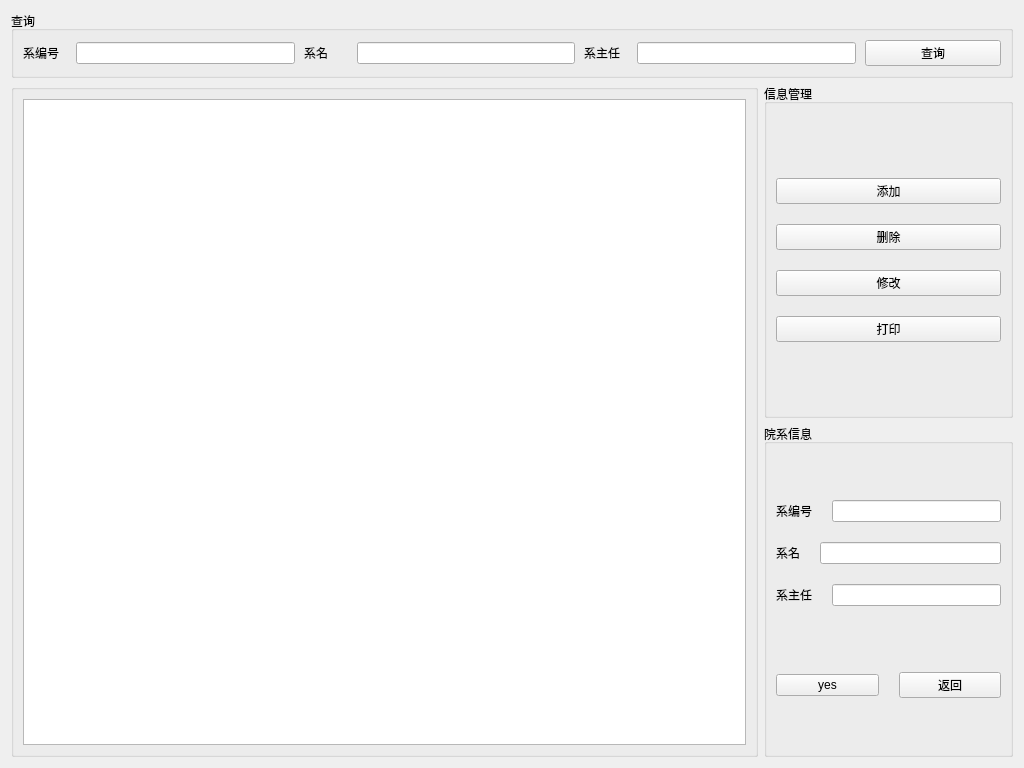
<?xml version="1.0" encoding="UTF-8"?>
<ui version="4.0">
 <class>ManagementDepartment</class>
 <widget class="QWidget" name="ManagementDepartment">
  <property name="geometry">
   <rect>
    <x>0</x>
    <y>0</y>
    <width>1024</width>
    <height>768</height>
   </rect>
  </property>
  <property name="windowTitle">
   <string>Form</string>
  </property>
  <layout class="QVBoxLayout" name="verticalLayout_5">
   <item>
    <widget class="QGroupBox" name="groupBox_search">
     <property name="title">
      <string>查询</string>
     </property>
     <layout class="QHBoxLayout" name="horizontalLayout_4" stretch="12,12,12,6">
      <property name="spacing">
       <number>9</number>
      </property>
      <item>
       <layout class="QHBoxLayout" name="horizontalLayout" stretch="2,10">
        <item>
         <widget class="QLabel" name="label_search_dno">
          <property name="text">
           <string>系编号</string>
          </property>
         </widget>
        </item>
        <item>
         <widget class="QLineEdit" name="lineEdit_search_dno"/>
        </item>
       </layout>
      </item>
      <item>
       <layout class="QHBoxLayout" name="horizontalLayout_2" stretch="2,10">
        <item>
         <widget class="QLabel" name="label_search_dname">
          <property name="text">
           <string>系名</string>
          </property>
         </widget>
        </item>
        <item>
         <widget class="QLineEdit" name="lineEdit_search_dname"/>
        </item>
       </layout>
      </item>
      <item>
       <layout class="QHBoxLayout" name="horizontalLayout_3" stretch="2,10">
        <item>
         <widget class="QLabel" name="label_search_dmanager">
          <property name="text">
           <string>系主任</string>
          </property>
         </widget>
        </item>
        <item>
         <widget class="QLineEdit" name="lineEdit_search_dmanager"/>
        </item>
       </layout>
      </item>
      <item>
       <widget class="QPushButton" name="pushButton_search">
        <property name="text">
         <string>查询</string>
        </property>
       </widget>
      </item>
     </layout>
    </widget>
   </item>
   <item>
    <layout class="QHBoxLayout" name="horizontalLayout_9" stretch="6,2">
     <item>
      <widget class="QGroupBox" name="groupBox_tableView">
       <property name="title">
        <string/>
       </property>
       <layout class="QVBoxLayout" name="verticalLayout">
        <item>
         <widget class="QTableView" name="tableView"/>
        </item>
       </layout>
      </widget>
     </item>
     <item>
      <layout class="QVBoxLayout" name="verticalLayout_4">
       <item>
        <widget class="QGroupBox" name="groupBox_management">
         <property name="title">
          <string>信息管理</string>
         </property>
         <layout class="QVBoxLayout" name="verticalLayout_2">
          <property name="spacing">
           <number>20</number>
          </property>
          <item>
           <spacer name="verticalSpacer">
            <property name="orientation">
             <enum>Qt::Vertical</enum>
            </property>
            <property name="sizeHint" stdset="0">
             <size>
              <width>20</width>
              <height>40</height>
             </size>
            </property>
           </spacer>
          </item>
          <item>
           <widget class="QPushButton" name="pushButton_add">
            <property name="text">
             <string>添加</string>
            </property>
           </widget>
          </item>
          <item>
           <widget class="QPushButton" name="pushButton_delete">
            <property name="text">
             <string>删除</string>
            </property>
           </widget>
          </item>
          <item>
           <widget class="QPushButton" name="pushButton_change">
            <property name="text">
             <string>修改</string>
            </property>
           </widget>
          </item>
          <item>
           <widget class="QPushButton" name="pushButton_excel">
            <property name="text">
             <string>打印</string>
            </property>
           </widget>
          </item>
          <item>
           <spacer name="verticalSpacer_2">
            <property name="orientation">
             <enum>Qt::Vertical</enum>
            </property>
            <property name="sizeHint" stdset="0">
             <size>
              <width>20</width>
              <height>40</height>
             </size>
            </property>
           </spacer>
          </item>
         </layout>
        </widget>
       </item>
       <item>
        <widget class="QGroupBox" name="groupBox_data">
         <property name="title">
          <string>院系信息</string>
         </property>
         <layout class="QVBoxLayout" name="verticalLayout_3">
          <property name="spacing">
           <number>20</number>
          </property>
          <item>
           <spacer name="verticalSpacer_3">
            <property name="orientation">
             <enum>Qt::Vertical</enum>
            </property>
            <property name="sizeHint" stdset="0">
             <size>
              <width>20</width>
              <height>40</height>
             </size>
            </property>
           </spacer>
          </item>
          <item>
           <layout class="QHBoxLayout" name="horizontalLayout_5">
            <item>
             <widget class="QLabel" name="label_dno">
              <property name="text">
               <string>系编号</string>
              </property>
             </widget>
            </item>
            <item>
             <widget class="QLineEdit" name="lineEdit_dno">
              <property name="maxLength">
               <number>3</number>
              </property>
             </widget>
            </item>
           </layout>
          </item>
          <item>
           <layout class="QHBoxLayout" name="horizontalLayout_6">
            <item>
             <widget class="QLabel" name="label_dname">
              <property name="text">
               <string>系名</string>
              </property>
             </widget>
            </item>
            <item>
             <widget class="QLineEdit" name="lineEdit_dname">
              <property name="maxLength">
               <number>30</number>
              </property>
             </widget>
            </item>
           </layout>
          </item>
          <item>
           <layout class="QHBoxLayout" name="horizontalLayout_7">
            <item>
             <widget class="QLabel" name="label_dmanager">
              <property name="text">
               <string>系主任</string>
              </property>
             </widget>
            </item>
            <item>
             <widget class="QLineEdit" name="lineEdit_dmanager">
              <property name="maxLength">
               <number>8</number>
              </property>
             </widget>
            </item>
           </layout>
          </item>
          <item>
           <spacer name="verticalSpacer_4">
            <property name="orientation">
             <enum>Qt::Vertical</enum>
            </property>
            <property name="sizeHint" stdset="0">
             <size>
              <width>20</width>
              <height>40</height>
             </size>
            </property>
           </spacer>
          </item>
          <item>
           <layout class="QHBoxLayout" name="horizontalLayout_8">
            <item>
             <widget class="QPushButton" name="pushButton_yes">
              <property name="text">
               <string>yes</string>
              </property>
             </widget>
            </item>
            <item>
             <widget class="QPushButton" name="pushButton_back">
              <property name="text">
               <string>返回</string>
              </property>
             </widget>
            </item>
           </layout>
          </item>
          <item>
           <spacer name="verticalSpacer_5">
            <property name="orientation">
             <enum>Qt::Vertical</enum>
            </property>
            <property name="sizeHint" stdset="0">
             <size>
              <width>20</width>
              <height>40</height>
             </size>
            </property>
           </spacer>
          </item>
         </layout>
        </widget>
       </item>
      </layout>
     </item>
    </layout>
   </item>
  </layout>
 </widget>
 <resources/>
 <connections/>
</ui>
